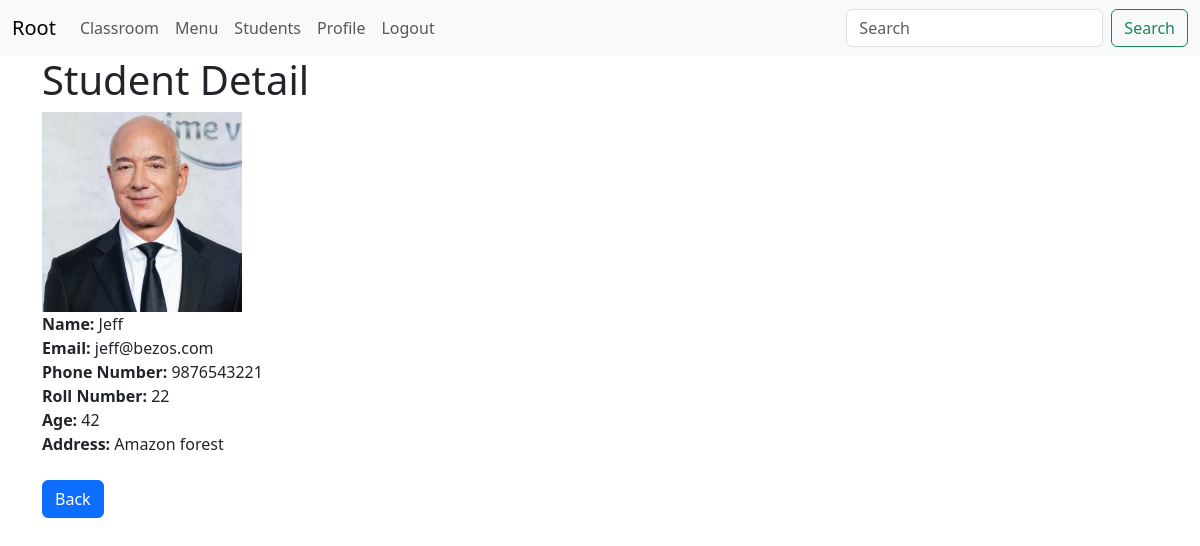
Page /crud/detail-profile/7/ (signed in) on the earlier database version.
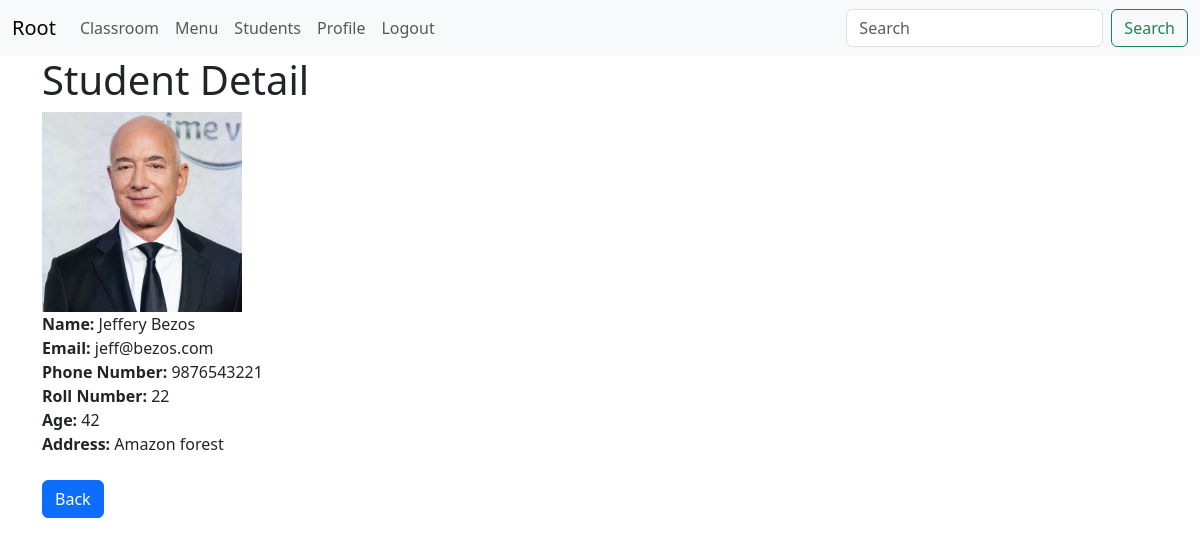
Same page on the later database version.
### crud/models.py (models this page shows)
class StudentProfile(models.Model):
    student = models.OneToOneField(Student, on_delete=models.CASCADE)
    phone = models.CharField(max_length=14)
    roll_no = models.IntegerField()
    profile_picture = models.FileField(null=True, blank=True, upload_to='profile_pictures')

class Student(models.Model):
    name = models.CharField(max_length=20)
    email = models.EmailField(max_length=40)
    age = models.IntegerField()
    address = models.CharField(max_length=20)
    classroom = models.ForeignKey(ClassRoom, on_delete=models.CASCADE)

### crud/views.py (the view)
# urls.py: path('detail-profile/<int:id>/', detail_profile, name='detail_profile'),
@login_required
def detail_profile(request, id):
    profile = StudentProfile.objects.get(id=id)
    return render(request, template_name="crud/detail_profile.html", context={"profile": profile})

### crud/templates/crud/detail_profile.html
{% extends 'core/base.html' %}
{% load static %}
{% block content %}
<h1>Student Detail</h1>
{% if profile.profile_picture %}
    <img src="{{ profile.profile_picture.url }}" alt="pp" style="height:200px; width:200px"><br>
{% else %}
    <img src="{% static 'crud/img/default_picture.png' %}" alt="pp" style="height:200px; width:200px"><br>
{% endif %}
<b>Name: </b>{{ profile.student.name }}<br>
<b>Email: </b>{{ profile.student.email }}<br>
<b>Phone Number: </b>{{ profile.phone }}<br>
<b>Roll Number: </b>{{ profile.roll_no }}<br>
<b>Age: </b>{{ profile.student.age }}<br>
<b>Address: </b>{{ profile.student.address }}<br>
<br>
    <a href="{% url 'student_profile' %}" class="btn btn-primary">Back</a>
{% endblock %}

Differences in the rows shown:
changed through a linked row, StudentProfile "jeff@bezos.com": student.name "Jeff" → "Jeffery Bezos"
